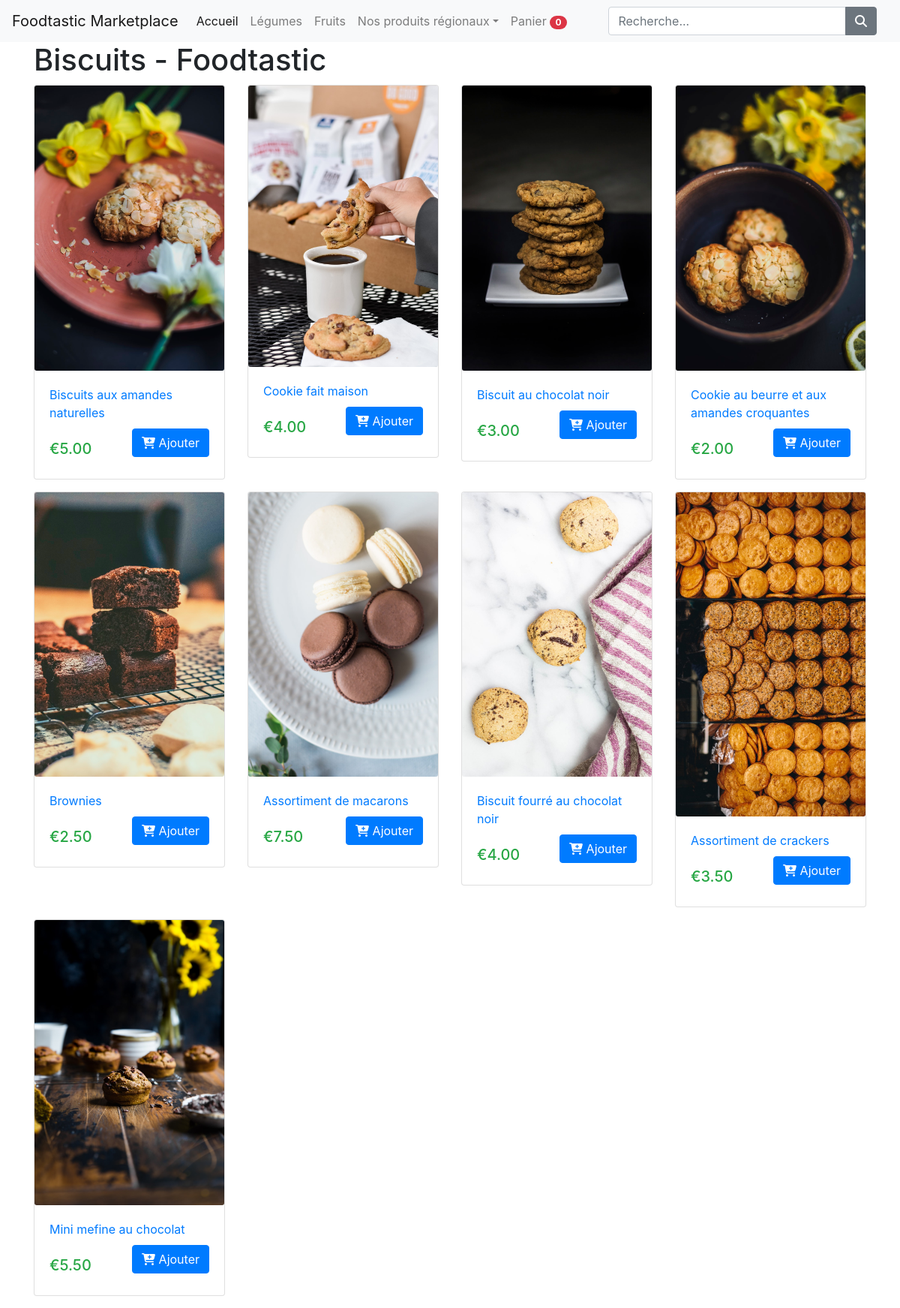
The app's page /biscuits.php with its own data.
### tables this page shows
CREATE TABLE `images_produits` (
  `id` int(11) NOT NULL,
  `produit_id` int(11) NOT NULL,
  `nomimgprod` varchar(512) NOT NULL,
  `datecrea` datetime NOT NULL,
  `datemodif` timestamp NOT NULL DEFAULT CURRENT_TIMESTAMP ON UPDATE CURRENT_TIMESTAMP
);

CREATE TABLE `produits` (
  `id` int(11) NOT NULL,
  `nomprod` varchar(512) NOT NULL,
  `description` mediumtext NOT NULL,
  `prixprod` decimal(10,2) NOT NULL,
  `id_categorie` int(11) NOT NULL,
  `nom_categorie` varchar(512) NOT NULL,
  `datecrea` datetime NOT NULL,
  `datemodif` timestamp NOT NULL DEFAULT CURRENT_TIMESTAMP
);

### decl_var_produits.php (called while the page is built, shortened)
<?php
include_once "objets/Produit.php";
include_once "objets/ImageProduit.php";
$bdd = new Bdd();
$db = $bdd->connectoBdd();
$produit = new Produit($db);
$image_produit = new ImageProduit($db);
$page = isset($_GET['page']) ? $_GET['page'] : 1;
$articles_par_page = 8;
$num_article = ($articles_par_page * $page) - $articles_par_page;
  ?>

### objets/Produit.php (called while the page is built, shortened)
<?php
class Produit {
    private $conn;
    private $nom_table = "produits";
    public function __construct($db) {
        $this->conn = $db;
    }
    private function lireParCategorie($id_categorie) {
        $req = "SELECT id, nomprod, description, prixprod, id_categorie, nom_categorie
                FROM " . $this->nom_table . "
                WHERE id_categorie = ?";
        $decl = $this->conn->prepare($req);
        $decl->bindParam(1, $id_categorie, PDO::PARAM_INT);
        $decl->execute();
        return $decl;
    }
    function lireParCategorieCookie() {
        return $this->lireParCategorie(17);
    }
}

### biscuits.php (called while the page is built, shortened)
<?php
include 'decl_var_produits.php';
include 'market_header.php';
include 'affiche_biscuits.php';
include 'market_footer.php';
?>

### objets/ImageProduit.php (called while the page is built, shortened)
<?php
class ImageProduit {
    private $conn;
    private string $nom_table = "images_produits";
    public $produit_id;
    public function __construct($db) {
        $this->conn = $db;
    }
    function readFirst() {
        $req = "SELECT id, produit_id, nomimgprod
                FROM " . $this->nom_table . "
                WHERE produit_id = ?
                ORDER BY nomimgprod DESC
                LIMIT 0, 1";
        $decl = $this->conn->prepare($req);
        $this->produit_id = htmlspecialchars(strip_tags($this->produit_id));
        $decl->bindParam(1, $this->produit_id, PDO::PARAM_INT);
        $decl->execute();
        return $decl;
    }
}

### nos_biscuits.php (the view, shortened to what this page needs)
<?php
while ($ligne = $decl->fetch(PDO::FETCH_ASSOC)){
    extract($ligne);
    echo "<div class='col-lg-3 mb-3'>";
        echo "<a href='Produit.php?id={$id}' class='product-link'>";
            $image_produit->produit_id=$id;
            $decl_image_produit=$image_produit->readFirst();
            while ($ligne_image_produit = $decl_image_produit->fetch(PDO::FETCH_ASSOC)){
                echo "<div class='card'>";
        echo "<img src='uploads/images/{$ligne_image_produit['nomimgprod']}' class='card-img' />";
        echo "<div class='card-body'>";
            echo "<p class='card-text nom-produit'>
           {$nomprod}
        </p>";
echo "</a>";
        echo "<div class='buy d-flex justify-content-between align-items-center'>";
            echo "<div class='price text-success'>";
                echo "<h5 class='mt-4'>&#8364;" . number_format($prixprod, 2, '.', ',') . "</h5>";
            echo "</div>";
            if(array_key_exists($id, $_SESSION['panier'])){
                echo "<a href='panier.php' class='btn btn-success btn-pill'> <i class='fas fa-shopping-cart'></i>
                    Panier
                </a>";
            }else{
                echo "<a href='ajouter_au_panier.php?id={$id}&page={$page}' class='btn btn-primary btn-pill'> <i class='fas fa-cart-plus'></i> Ajouter</a>";
            }
          echo "</div>";
        echo "</div>";
 echo "</div>";
  echo "</div>";
            }
}
?>

### records on screen
images_produits: nomimgprod (picture), produit.nomprod "Biscuits aux amandes naturelles", produit.prixprod "5.00"
images_produits: nomimgprod (picture), produit.nomprod "Cookie fait maison", produit.prixprod "4.00"
images_produits: nomimgprod (picture), produit.nomprod "Biscuit au chocolat noir", produit.prixprod "3.00"
images_produits: nomimgprod (picture), produit.nomprod "Cookie au beurre et aux amandes croquantes", produit.prixprod "2.00"
images_produits: nomimgprod (picture), produit.nomprod "Brownies", produit.prixprod "2.50"
images_produits: nomimgprod (picture), produit.nomprod "Assortiment de macarons", produit.prixprod "7.50"
images_produits: nomimgprod (picture), produit.nomprod "Biscuit fourré au chocolat noir", produit.prixprod "4.00"
images_produits: nomimgprod (picture), produit.nomprod "Assortiment de crackers", produit.prixprod "3.50"
images_produits: nomimgprod (picture), produit.nomprod "Mini mefine au chocolat", produit.prixprod "5.50"

### other values on screen
$compte_panier "0"
$titre_page "Biscuits - Foodtastic"
